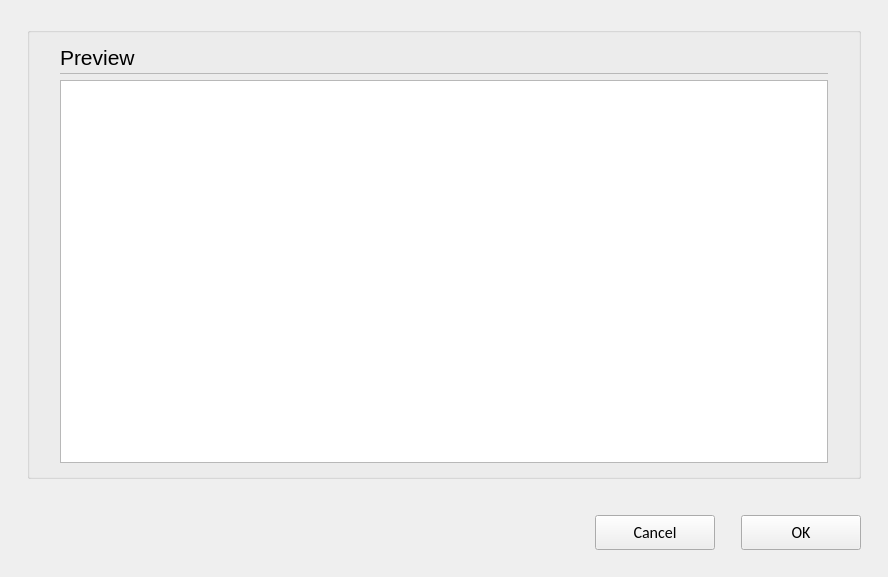
<?xml version="1.0" encoding="UTF-8"?>
<ui version="4.0">
 <class>C_SdNdeCoDeviceUpdateEdsDialog</class>
 <widget class="QWidget" name="C_SdNdeCoDeviceUpdateEdsDialog">
  <property name="geometry">
   <rect>
    <x>0</x>
    <y>0</y>
    <width>888</width>
    <height>577</height>
   </rect>
  </property>
  <property name="windowTitle">
   <string>C_SdNdeCoDeviceUpdateEdsDialog</string>
  </property>
  <layout class="QVBoxLayout" name="verticalLayout">
   <property name="leftMargin">
    <number>27</number>
   </property>
   <property name="topMargin">
    <number>27</number>
   </property>
   <property name="rightMargin">
    <number>27</number>
   </property>
   <property name="bottomMargin">
    <number>0</number>
   </property>
   <item>
    <widget class="stw::opensyde_gui_elements::C_OgeGbx" name="pc_GroupBoxGeneral_5">
     <property name="title">
      <string/>
     </property>
     <layout class="QVBoxLayout" name="verticalLayout_6">
      <property name="spacing">
       <number>0</number>
      </property>
      <property name="leftMargin">
       <number>30</number>
      </property>
      <property name="rightMargin">
       <number>30</number>
      </property>
      <property name="bottomMargin">
       <number>13</number>
      </property>
      <item>
       <layout class="QHBoxLayout" name="horizontalLayout_7" stretch="0,1">
        <property name="spacing">
         <number>6</number>
        </property>
        <item>
         <widget class="stw::opensyde_gui_elements::C_OgeLabHeadingGroupBold" name="pc_LabelHeadingPreview">
          <property name="minimumSize">
           <size>
            <width>0</width>
            <height>30</height>
           </size>
          </property>
          <property name="maximumSize">
           <size>
            <width>16777215</width>
            <height>30</height>
           </size>
          </property>
          <property name="font">
           <font>
            <family>Segoe UI</family>
            <pointsize>16</pointsize>
           </font>
          </property>
          <property name="text">
           <string>Preview</string>
          </property>
         </widget>
        </item>
        <item>
         <spacer name="horizontalSpacer_10">
          <property name="orientation">
           <enum>Qt::Horizontal</enum>
          </property>
          <property name="sizeHint" stdset="0">
           <size>
            <width>40</width>
            <height>1</height>
           </size>
          </property>
         </spacer>
        </item>
       </layout>
      </item>
      <item>
       <layout class="QHBoxLayout" name="horizontalLayout_20" stretch="0">
        <property name="spacing">
         <number>0</number>
        </property>
        <property name="topMargin">
         <number>1</number>
        </property>
        <property name="rightMargin">
         <number>0</number>
        </property>
        <property name="bottomMargin">
         <number>0</number>
        </property>
        <item>
         <widget class="stw::opensyde_gui_elements::C_OgeFraSeparator" name="pc_Frame_3">
          <property name="minimumSize">
           <size>
            <width>0</width>
            <height>1</height>
           </size>
          </property>
          <property name="maximumSize">
           <size>
            <width>16777215</width>
            <height>1</height>
           </size>
          </property>
          <property name="frameShape">
           <enum>QFrame::StyledPanel</enum>
          </property>
          <property name="frameShadow">
           <enum>QFrame::Raised</enum>
          </property>
         </widget>
        </item>
       </layout>
      </item>
      <item>
       <spacer name="verticalSpacer_6">
        <property name="orientation">
         <enum>Qt::Vertical</enum>
        </property>
        <property name="sizeType">
         <enum>QSizePolicy::Fixed</enum>
        </property>
        <property name="sizeHint" stdset="0">
         <size>
          <width>6</width>
          <height>6</height>
         </size>
        </property>
       </spacer>
      </item>
      <item>
       <widget class="stw::opensyde_gui_elements::C_OgeTedPropertiesComment" name="pc_TextEditFlash_2"/>
      </item>
     </layout>
    </widget>
   </item>
   <item>
    <spacer name="pc_VerticalSpacerButtonsObove">
     <property name="orientation">
      <enum>Qt::Vertical</enum>
     </property>
     <property name="sizeType">
      <enum>QSizePolicy::Fixed</enum>
     </property>
     <property name="sizeHint" stdset="0">
      <size>
       <width>20</width>
       <height>30</height>
      </size>
     </property>
    </spacer>
   </item>
   <item>
    <layout class="QHBoxLayout" name="horizontalLayout_22">
     <property name="rightMargin">
      <number>0</number>
     </property>
     <item>
      <spacer name="horizontalSpacer_9">
       <property name="orientation">
        <enum>Qt::Horizontal</enum>
       </property>
       <property name="sizeHint" stdset="0">
        <size>
         <width>40</width>
         <height>20</height>
        </size>
       </property>
      </spacer>
     </item>
     <item>
      <widget class="stw::opensyde_gui_elements::C_OgePubCancel" name="pc_BushButtonCancel">
       <property name="minimumSize">
        <size>
         <width>120</width>
         <height>35</height>
        </size>
       </property>
       <property name="maximumSize">
        <size>
         <width>120</width>
         <height>35</height>
        </size>
       </property>
       <property name="font">
        <font>
         <family>Calibri</family>
         <pointsize>12</pointsize>
        </font>
       </property>
       <property name="text">
        <string>Cancel</string>
       </property>
      </widget>
     </item>
     <item>
      <spacer name="horizontalSpacer_4">
       <property name="orientation">
        <enum>Qt::Horizontal</enum>
       </property>
       <property name="sizeType">
        <enum>QSizePolicy::Fixed</enum>
       </property>
       <property name="sizeHint" stdset="0">
        <size>
         <width>20</width>
         <height>20</height>
        </size>
       </property>
      </spacer>
     </item>
     <item>
      <widget class="stw::opensyde_gui_elements::C_OgePubDialog" name="pc_BushButtonOk">
       <property name="minimumSize">
        <size>
         <width>120</width>
         <height>35</height>
        </size>
       </property>
       <property name="maximumSize">
        <size>
         <width>120</width>
         <height>35</height>
        </size>
       </property>
       <property name="font">
        <font>
         <family>Calibri</family>
         <pointsize>12</pointsize>
        </font>
       </property>
       <property name="text">
        <string>OK</string>
       </property>
      </widget>
     </item>
    </layout>
   </item>
   <item>
    <spacer name="verticalSpacer_7">
     <property name="orientation">
      <enum>Qt::Vertical</enum>
     </property>
     <property name="sizeType">
      <enum>QSizePolicy::Fixed</enum>
     </property>
     <property name="sizeHint" stdset="0">
      <size>
       <width>20</width>
       <height>27</height>
      </size>
     </property>
    </spacer>
   </item>
  </layout>
 </widget>
 <customwidgets>
  <customwidget>
   <class>stw::opensyde_gui_elements::C_OgeGbx</class>
   <extends>QGroupBox</extends>
   <header>C_OgeGbx.hpp</header>
   <container>1</container>
  </customwidget>
  <customwidget>
   <class>stw::opensyde_gui_elements::C_OgePubDialog</class>
   <extends>QPushButton</extends>
   <header>C_OgePubDialog.hpp</header>
  </customwidget>
  <customwidget>
   <class>stw::opensyde_gui_elements::C_OgeLabHeadingGroupBold</class>
   <extends>QLabel</extends>
   <header>C_OgeLabHeadingGroupBold.hpp</header>
  </customwidget>
  <customwidget>
   <class>stw::opensyde_gui_elements::C_OgeFraSeparator</class>
   <extends>QFrame</extends>
   <header>C_OgeFraSeparator.hpp</header>
   <container>1</container>
  </customwidget>
  <customwidget>
   <class>stw::opensyde_gui_elements::C_OgePubCancel</class>
   <extends>QPushButton</extends>
   <header>C_OgePubCancel.hpp</header>
  </customwidget>
  <customwidget>
   <class>stw::opensyde_gui_elements::C_OgeTedPropertiesComment</class>
   <extends>QTextEdit</extends>
   <header>C_OgeTedPropertiesComment.hpp</header>
  </customwidget>
 </customwidgets>
 <resources/>
 <connections/>
</ui>
